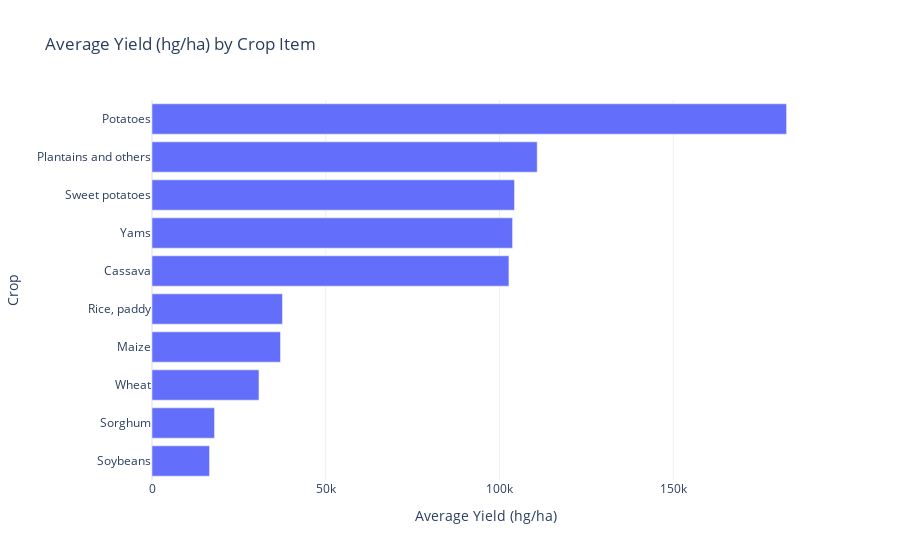

The cell this chart's notebook holds for it:
### Markdown cell above
### 4.2. Categorical Analysis

Let's see the top producing `Items` and `Areas`.

### Code cell
if not df.empty:
    # Get average yield per item
    avg_yield_item = df_cleaned.groupby('Item')['hg/ha_yield'].mean().sort_values(ascending=False).reset_index()
    
    fig = px.bar(avg_yield_item,
                 x='hg/ha_yield',
                 y='Item',
                 orientation='h',
                 title='Average Yield (hg/ha) by Crop Item',
                 labels={'hg/ha_yield': 'Average Yield (hg/ha)', 'Item': 'Crop'})
    fig.update_layout(yaxis={'categoryorder':'total ascending'})
    fig.show()

### Figure 1 — Plotly figure (JSON) as saved in the notebook; plotly's stock layout.template omitted (floating-point values rounded to 4 significant figures)
{"data": [{"hovertemplate": "Average Yield (hg/ha)=%{x}<br>Crop=%{y}<extra></extra>", "legendgroup": "", "marker": {"color": "#636efa", "pattern": {"shape": ""}}, "name": "", "orientation": "h", "showlegend": false, "textposition": "auto", "type": "bar", "x": [182600.0, 110800.0, 104300.0, 103800.0, 102700.0, 37540.0, 36980.0, 30780.0, 18000.0, 16560.0], "xaxis": "x", "y": ["Potatoes", "Plantains and others", "Sweet potatoes", "Yams", "Cassava", "Rice, paddy", "Maize", "Wheat", "Sorghum", "Soybeans"], "yaxis": "y"}], "layout": {"barmode": "relative", "legend": {"tracegroupgap": 0}, "title": {"text": "Average Yield (hg/ha) by Crop Item"}, "xaxis": {"anchor": "y", "domain": [0, 1], "title": {"text": "Average Yield (hg/ha)"}}, "yaxis": {"anchor": "x", "categoryorder": "total ascending", "domain": [0, 1], "title": {"text": "Crop"}}}}
